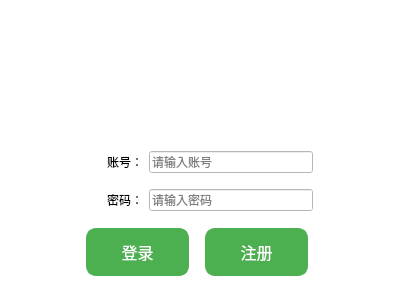
<?xml version="1.0" encoding="UTF-8"?>
<ui version="4.0">
 <class>Login</class>
 <widget class="QWidget" name="Login">
  <property name="enabled">
   <bool>true</bool>
  </property>
  <property name="geometry">
   <rect>
    <x>0</x>
    <y>0</y>
    <width>400</width>
    <height>300</height>
   </rect>
  </property>
  <property name="sizePolicy">
   <sizepolicy hsizetype="Preferred" vsizetype="Preferred">
    <horstretch>0</horstretch>
    <verstretch>0</verstretch>
   </sizepolicy>
  </property>
  <property name="minimumSize">
   <size>
    <width>400</width>
    <height>300</height>
   </size>
  </property>
  <property name="maximumSize">
   <size>
    <width>400</width>
    <height>300</height>
   </size>
  </property>
  <property name="windowTitle">
   <string>客户端</string>
  </property>
  <property name="windowIcon">
   <iconset>
    <selectedon>:/128.ico</selectedon>
   </iconset>
  </property>
  <property name="styleSheet">
   <string notr="true">background-color: rgb(255, 255, 255);</string>
  </property>
  <widget class="QWidget" name="layoutWidget">
   <property name="geometry">
    <rect>
     <x>70</x>
     <y>140</y>
     <width>254</width>
     <height>152</height>
    </rect>
   </property>
   <layout class="QGridLayout" name="gridLayout">
    <item row="1" column="0">
     <spacer name="verticalSpacer_3">
      <property name="orientation">
       <enum>Qt::Vertical</enum>
      </property>
      <property name="sizeHint" stdset="0">
       <size>
        <width>17</width>
        <height>25</height>
       </size>
      </property>
     </spacer>
    </item>
    <item row="2" column="0">
     <layout class="QHBoxLayout" name="horizontalLayout_2">
      <item>
       <widget class="QLabel" name="label_5">
        <property name="minimumSize">
         <size>
          <width>20</width>
          <height>20</height>
         </size>
        </property>
        <property name="styleSheet">
         <string notr="true">image: url(密码.png);</string>
        </property>
        <property name="text">
         <string/>
        </property>
       </widget>
      </item>
      <item>
       <widget class="QLabel" name="label_3">
        <property name="text">
         <string>密码：</string>
        </property>
       </widget>
      </item>
      <item>
       <widget class="QLineEdit" name="lineEdit_2">
        <property name="inputMask">
         <string/>
        </property>
        <property name="text">
         <string/>
        </property>
        <property name="echoMode">
         <enum>QLineEdit::Password</enum>
        </property>
        <property name="placeholderText">
         <string>请输入密码</string>
        </property>
       </widget>
      </item>
     </layout>
    </item>
    <item row="0" column="0">
     <layout class="QHBoxLayout" name="horizontalLayout">
      <item>
       <widget class="QLabel" name="label_4">
        <property name="minimumSize">
         <size>
          <width>20</width>
          <height>20</height>
         </size>
        </property>
        <property name="styleSheet">
         <string notr="true">image: url(账号信息.png);</string>
        </property>
        <property name="text">
         <string/>
        </property>
       </widget>
      </item>
      <item>
       <widget class="QLabel" name="label_2">
        <property name="text">
         <string>账号：</string>
        </property>
       </widget>
      </item>
      <item>
       <widget class="QLineEdit" name="lineEdit">
        <property name="inputMask">
         <string/>
        </property>
        <property name="placeholderText">
         <string>请输入账号</string>
        </property>
       </widget>
      </item>
     </layout>
    </item>
    <item row="3" column="0">
     <spacer name="verticalSpacer_2">
      <property name="orientation">
       <enum>Qt::Vertical</enum>
      </property>
      <property name="sizeHint" stdset="0">
       <size>
        <width>240</width>
        <height>21</height>
       </size>
      </property>
     </spacer>
    </item>
    <item row="4" column="0">
     <layout class="QHBoxLayout" name="horizontalLayout_3">
      <item>
       <widget class="QPushButton" name="loginButton">
        <property name="styleSheet">
         <string notr="true">QPushButton {
    background-color: #4CAF50; /* Green */
    border: 2px solid #4CAF50;
    border-radius: 10px; /* 圆角 */
    color: white;
    padding: 10px 20px; /* 减小内边距 */
    text-align: center;
    text-decoration: none;
    font-size: 16px; /* 减小字体大小 */
    margin: 5px; /* 减小外边距 */

}

QPushButton:hover {
    background-color: #45a049; /* Darker Green */
    border-color: #45a049;
}

QPushButton:pressed {
    background-color: #39803E; /* Darkest Green */
    border-color: #39803E;
}
</string>
        </property>
        <property name="text">
         <string>登录</string>
        </property>
       </widget>
      </item>
      <item>
       <widget class="QPushButton" name="registerButton">
        <property name="styleSheet">
         <string notr="true">QPushButton {
    background-color: #4CAF50; /* Green */
    border: 2px solid #4CAF50;
    border-radius: 10px; /* 圆角 */
    color: white;
    padding: 10px 20px; /* 减小内边距 */
    text-align: center;
    text-decoration: none;
    font-size: 16px; /* 减小字体大小 */
    margin: 5px; /* 减小外边距 */

}

QPushButton:hover {
    background-color: #45a049; /* Darker Green */
    border-color: #45a049;
}

QPushButton:pressed {
    background-color: #39803E; /* Darkest Green */
    border-color: #39803E;
}
</string>
        </property>
        <property name="text">
         <string>注册</string>
        </property>
       </widget>
      </item>
     </layout>
    </item>
   </layout>
  </widget>
  <widget class="QWidget" name="">
   <property name="geometry">
    <rect>
     <x>10</x>
     <y>20</y>
     <width>371</width>
     <height>111</height>
    </rect>
   </property>
   <layout class="QHBoxLayout" name="horizontalLayout_4">
    <item>
     <spacer name="horizontalSpacer">
      <property name="orientation">
       <enum>Qt::Horizontal</enum>
      </property>
      <property name="sizeHint" stdset="0">
       <size>
        <width>40</width>
        <height>20</height>
       </size>
      </property>
     </spacer>
    </item>
    <item>
     <widget class="QLabel" name="label">
      <property name="minimumSize">
       <size>
        <width>200</width>
        <height>0</height>
       </size>
      </property>
      <property name="styleSheet">
       <string notr="true">image: url(:/welcome.jpg);</string>
      </property>
      <property name="text">
       <string/>
      </property>
     </widget>
    </item>
    <item>
     <spacer name="horizontalSpacer_2">
      <property name="orientation">
       <enum>Qt::Horizontal</enum>
      </property>
      <property name="sizeHint" stdset="0">
       <size>
        <width>40</width>
        <height>20</height>
       </size>
      </property>
     </spacer>
    </item>
   </layout>
  </widget>
 </widget>
 <layoutdefault spacing="6" margin="11"/>
 <resources/>
 <connections/>
</ui>
